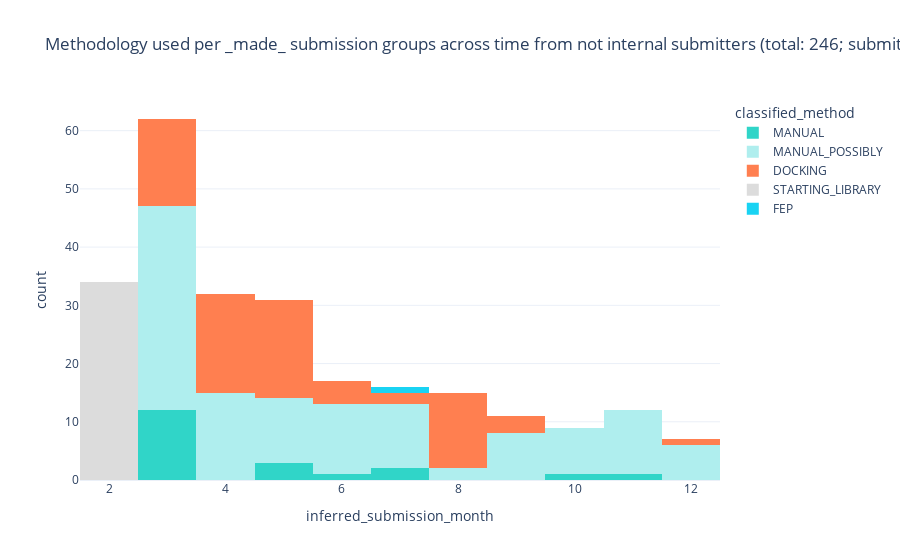

Notebook source saved alongside this figure:
### Code cell
import plotly.express as px
from datetime import datetime

date_cutoff = datetime(2021, 1, 1)
subbed = moonshot.loc[(moonshot.MADE) & (~moonshot.internal) & (moonshot.inferred_submission_date < date_cutoff)].drop_duplicates('CID_group')

fig = px.histogram(subbed, 
                     'inferred_submission_month', 
                     color='classified_method',
                     color_discrete_map = {'DOCKING': '#ff7f50', 'MANUAL':'#30d5c8','MANUAL_POSSIBLY': '#afeeee',
                                           'PRIOR_SARS_INHIBITOR':'#ffdb58','STARTING_LIBRARY': 'gainsboro'},
                     title=f'Methodology used per _made_ submission groups across time from not internal submitters (total: {len(subbed)}; submitted prior to {date_cutoff.strftime("%d-%m-%Y")})',
                     template='plotly_white',
                    )
#fig.write_image("methodology_time.svg", width=800, height=800, scale=2)
fig

### Figure 1 — Plotly figure (JSON) as saved in the notebook; plotly's stock layout.template omitted (floating-point values rounded to 4 significant figures)
{"data": [{"alignmentgroup": "True", "bingroup": "x", "hovertemplate": "classified_method=MANUAL<br>inferred_submission_month=%{x}<br>count=%{y}<extra></extra>", "legendgroup": "MANUAL", "marker": {"color": "#30d5c8", "pattern": {"shape": ""}}, "name": "MANUAL", "offsetgroup": "MANUAL", "orientation": "v", "showlegend": true, "type": "histogram", "x": [3, 3, 3, 3, 3, 3, 3, 3, 3, 3, 3, 3, 5, 5, 5, 6, 7, 7, 10, 11], "xaxis": "x", "yaxis": "y"}, {"alignmentgroup": "True", "bingroup": "x", "hovertemplate": "classified_method=MANUAL_POSSIBLY<br>inferred_submission_month=%{x}<br>count=%{y}<extra></extra>", "legendgroup": "MANUAL_POSSIBLY", "marker": {"color": "#afeeee", "pattern": {"shape": ""}}, "name": "MANUAL_POSSIBLY", "offsetgroup": "MANUAL_POSSIBLY", "orientation": "v", "showlegend": true, "type": "histogram", "x": [3, 3, 3, 3, 3, 3, 3, 3, 3, 3, 3, 3, 3, 3, 3, 3, 3, 3, 3, 3, 3, 3, 3, 3, 3, 3, 3, 3, 3, 3, 3, 3, 3, 3, 3, 4, 4, 4, 4, 4, 4, 4, 4, 4, 4, 4, 4, 4, 4, 4, 5, 5, 5, 5, 5, 5, 5, 5, 5, 5, 5, 6, 6, 6, 6, 6, 6, 6, 6, 6, 6, 6, 6, 7, 7, 7, 7, 7, 7, 7, 7, 7, 7, 7, 8, 8, 9, 9, 9, 9, 9, 9, 9, 9, 10, 10, 10, 10, 10, 10, 10, 10, 11, 11, 11, 11, 11, 11, 11, 11, 11, 11, 11, 12, 12, 12, 12, 12, 12], "xaxis": "x", "yaxis": "y"}, {"alignmentgroup": "True", "bingroup": "x", "hovertemplate": "classified_method=DOCKING<br>inferred_submission_month=%{x}<br>count=%{y}<extra></extra>", "legendgroup": "DOCKING", "marker": {"color": "#ff7f50", "pattern": {"shape": ""}}, "name": "DOCKING", "offsetgroup": "DOCKING", "orientation": "v", "showlegend": true, "type": "histogram", "x": [3, 3, 3, 3, 3, 3, 3, 3, 3, 3, 3, 3, 3, 3, 3, 4, 4, 4, 4, 4, 4, 4, 4, 4, 4, 4, 4, 4, 4, 4, 4, 4, 5, 5, 5, 5, 5, 5, 5, 5, 5, 5, 5, 5, 5, 5, 5, 5, 5, 6, 6, 6, 6, 7, 7, 8, 8, 8, 8, 8, 8, 8, 8, 8, 8, 8, 8, 8, 9, 9, 9, 12], "xaxis": "x", "yaxis": "y"}, {"alignmentgroup": "True", "bingroup": "x", "hovertemplate": "classified_method=STARTING_LIBRARY<br>inferred_submission_month=%{x}<br>count=%{y}<extra></extra>", "legendgroup": "STARTING_LIBRARY", "marker": {"color": "gainsboro", "pattern": {"shape": ""}}, "name": "STARTING_LIBRARY", "offsetgroup": "STARTING_LIBRARY", "orientation": "v", "showlegend": true, "type": "histogram", "x": [2, 2, 2, 2, 2, 2, 2, 2, 2, 2, 2, 2, 2, 2, 2, 2, 2, 2, 2, 2, 2, 2, 2, 2, 2, 2, 2, 2, 2, 2, 2, 2, 2, 2], "xaxis": "x", "yaxis": "y"}, {"alignmentgroup": "True", "bingroup": "x", "hovertemplate": "classified_method=FEP<br>inferred_submission_month=%{x}<br>count=%{y}<extra></extra>", "legendgroup": "FEP", "marker": {"color": "#19d3f3", "pattern": {"shape": ""}}, "name": "FEP", "offsetgroup": "FEP", "orientation": "v", "showlegend": true, "type": "histogram", "x": [7], "xaxis": "x", "yaxis": "y"}], "layout": {"autosize": true, "barmode": "relative", "legend": {"title": {"text": "classified_method"}, "tracegroupgap": 0}, "title": {"text": "Methodology used per _made_ submission groups across time from not internal submitters (total: 246; submitted prior to 01-01-2021)"}, "xaxis": {"anchor": "y", "autorange": true, "domain": [0, 1], "range": [1.5, 12.5], "title": {"text": "inferred_submission_month"}, "type": "linear"}, "yaxis": {"anchor": "x", "autorange": true, "domain": [0, 1], "range": [0, 65.26], "title": {"text": "count"}}}}
